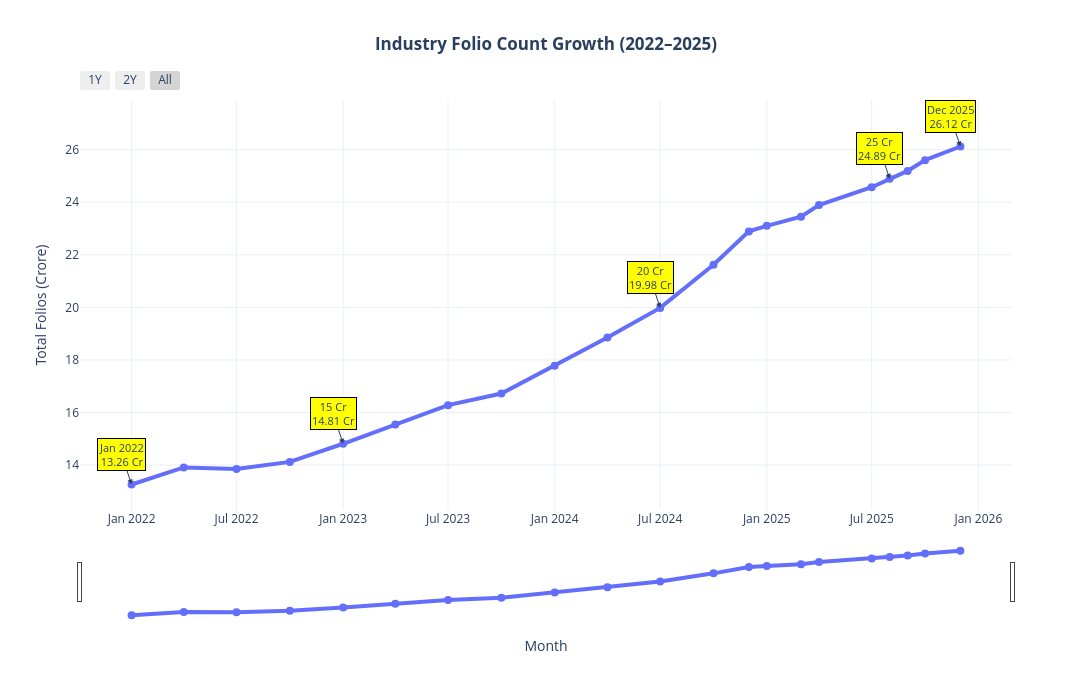

The cell this chart's notebook holds for it:
### Code cell
fig.update_xaxes(

    rangeslider_visible=True,

    rangeselector=dict(

        buttons=[

            dict(count=1,label="1Y",step="year",stepmode="backward"),

            dict(count=2,label="2Y",step="year",stepmode="backward"),

            dict(label="All",step="all")

        ]

    )

)

fig.show()

### Figure 1 — Plotly figure (JSON) as saved in the notebook; plotly's stock layout.template omitted (floating-point values rounded to 4 significant figures)
{"data": [{"hovertemplate": "month=%{x}<br>total_folios_crore=%{y}<extra></extra>", "legendgroup": "", "line": {"color": "#636efa", "dash": "solid", "width": 4}, "marker": {"size": 8, "symbol": "circle"}, "mode": "lines+markers", "name": "", "orientation": "v", "showlegend": false, "type": "scatter", "x": ["2022-01-01T00:00:00", "2022-04-01T00:00:00", "2022-07-01T00:00:00", "2022-10-01T00:00:00", "2023-01-01T00:00:00", "2023-04-01T00:00:00", "2023-07-01T00:00:00", "2023-10-01T00:00:00", "2024-01-01T00:00:00", "2024-04-01T00:00:00", "2024-07-01T00:00:00", "2024-10-01T00:00:00", "2024-12-01T00:00:00", "2025-01-01T00:00:00", "2025-03-01T00:00:00", "2025-04-01T00:00:00", "2025-07-01T00:00:00", "2025-08-01T00:00:00", "2025-09-01T00:00:00", "2025-10-01T00:00:00", "2025-12-01T00:00:00"], "xaxis": "x", "y": [13.26, 13.91, 13.85, 14.12, 14.81, 15.54, 16.28, 16.72, 17.78, 18.85, 19.98, 21.62, 22.89, 23.1, 23.45, 23.89, 24.57, 24.89, 25.19, 25.6, 26.12], "yaxis": "y"}], "layout": {"annotations": [{"arrowhead": 2, "bgcolor": "yellow", "bordercolor": "black", "font": {"size": 11}, "showarrow": true, "text": "Jan 2022<br>13.26 Cr", "x": "2022-01-01", "y": 13.26}, {"arrowhead": 2, "bgcolor": "yellow", "bordercolor": "black", "font": {"size": 11}, "showarrow": true, "text": "15 Cr<br>14.81 Cr", "x": "2023-01-01", "y": 14.81}, {"arrowhead": 2, "bgcolor": "yellow", "bordercolor": "black", "font": {"size": 11}, "showarrow": true, "text": "20 Cr<br>19.98 Cr", "x": "2024-07-01", "y": 19.98}, {"arrowhead": 2, "bgcolor": "yellow", "bordercolor": "black", "font": {"size": 11}, "showarrow": true, "text": "25 Cr<br>24.89 Cr", "x": "2025-08-01", "y": 24.89}, {"arrowhead": 2, "bgcolor": "yellow", "bordercolor": "black", "font": {"size": 11}, "showarrow": true, "text": "Dec 2025<br>26.12 Cr", "x": "2025-12-01", "y": 26.12}], "height": 700, "hovermode": "x unified", "legend": {"tracegroupgap": 0}, "title": {"text": "<b>Industry Folio Count Growth (2022–2025)</b>", "x": 0.5}, "width": 1400, "xaxis": {"anchor": "y", "domain": [0, 1], "rangeselector": {"buttons": [{"count": 1, "label": "1Y", "step": "year", "stepmode": "backward"}, {"count": 2, "label": "2Y", "step": "year", "stepmode": "backward"}, {"label": "All", "step": "all"}]}, "rangeslider": {"visible": true}, "title": {"text": "Month"}}, "yaxis": {"anchor": "x", "domain": [0, 1], "title": {"text": "Total Folios (Crore)"}}}}
